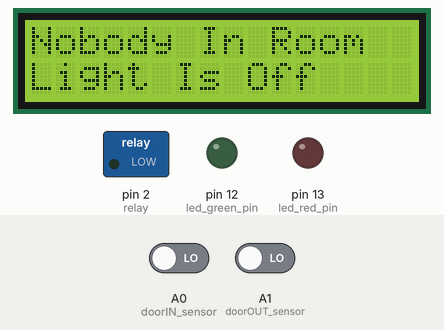
Recording of a sketch running on a simulated Arduino Uno, built with avr-gcc and run on an emulated ATmega328P. On the bench: 16×2 character LCD, switched loads named in the sketch (green lamp = pin HIGH), output pins drawn as LEDs (lit = HIGH). Dashed ring = blinking. The inputs (shaded band) are chosen by the test bench; at power-on: A0 (doorIN_sensor) LOW, A1 (doorOUT_sensor) LOW. What the sketch prints to the serial monitor is not drawn.

Above: at 2.2 s.
2.3 s: A0 (doorIN_sensor) driven HIGH
At 4.3 s:
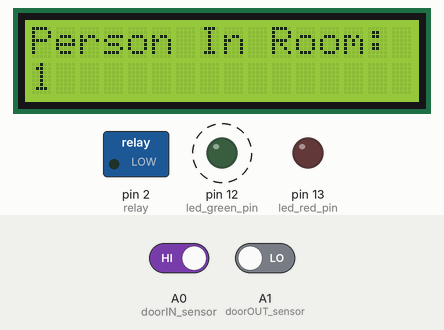
6.4 s: A1 (doorOUT_sensor) driven HIGH
At 8.2 s:
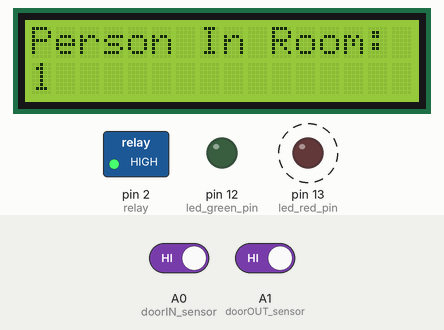
9.0 s: A0 (doorIN_sensor) driven LOW
At 9.9 s:
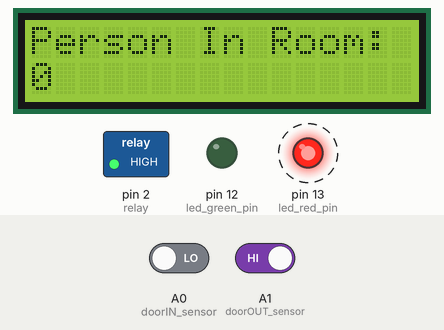
13.1 s: A1 (doorOUT_sensor) driven LOW
At 14.8 s:
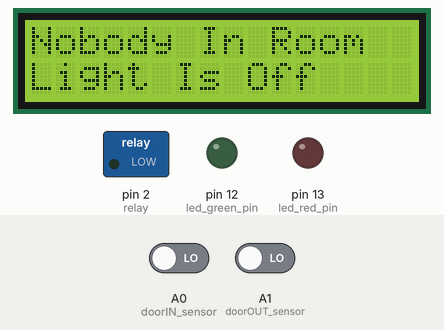
15.1 s: A1 (doorOUT_sensor) driven HIGH
At 16.0 s:
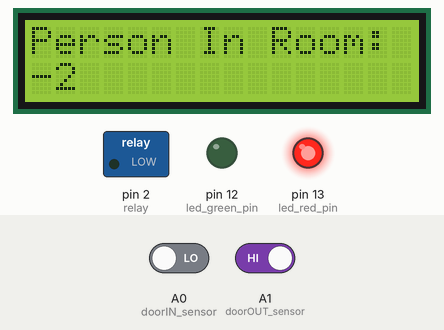
Timing chart, 0 to 18.6 s (numbered marks = the images above; inputs shaded):
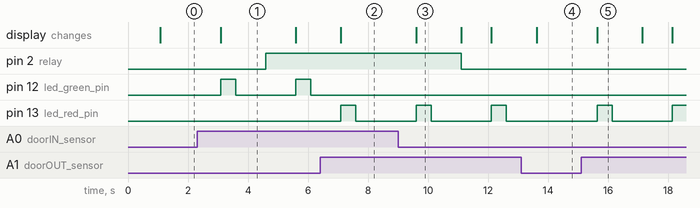

The sketch:

final_project_IR.ino
```cpp
#include <LiquidCrystal.h>

#define doorIN_sensor A0
#define doorOUT_sensor  A1
int led_red_pin = 13;
int led_green_pin = 12;


#define relay 2
int count = 0;


LiquidCrystal lcd(8, 7, 6, 5, 4, 3);


void IN() {

  count++;
  lcd.clear();
  lcd.print("Person In Room:");
  lcd.setCursor(0, 1);
  lcd.print(count);
  digitalWrite(led_green_pin, HIGH);
  delay(500);
  digitalWrite(led_green_pin, LOW);

  delay(1000);

}

void OUT() {
  count--;
  lcd.clear();
  lcd.print("Person In Room:");
  lcd.setCursor(0, 1);
  lcd.print(count);
  digitalWrite(led_red_pin, HIGH);
  delay(500);
  digitalWrite(led_red_pin, LOW);

  delay(1000);


}


void setup()
{

  lcd.begin(16, 2);
  pinMode(doorIN_sensor, INPUT); // Set the human infraredinterface as the input state
  pinMode(doorOUT_sensor, INPUT); // Set the human infraredinterface as the input state
  pinMode(relay, OUTPUT);
  pinMode(led_red_pin, OUTPUT);
  pinMode(led_green_pin, OUTPUT);
  pinMode(led_green_pin, OUTPUT);

  Serial.begin(9600);
  lcd.setCursor(2, 0);
  lcd.print("Smart DETECTOR");
  lcd.setCursor(0, 1);
  lcd.print("Count: ");
  lcd.print(count);
  Serial.flush();
  Serial.println("Initialized");
  delay(1000);
  lcd.clear();

}
void loop()
{
  //int val = digitalRead(doorIN_sensor); // Define parameters to storethe state read by the human infrared sensor

  if (digitalRead(doorIN_sensor))
    IN();
  if (digitalRead(doorOUT_sensor))
    OUT();

  if (count <= 0)
  {
    lcd.clear();
    digitalWrite(relay, LOW);
    lcd.clear();
    lcd.print("Nobody In Room");
    lcd.setCursor(0, 1);
    lcd.print("Light Is Off");

    delay(1000);
  }
  else {
    digitalWrite(relay, HIGH);

    delay(1000);
  }


}
```

Measured:
- after the input at 2.3 s, pin 2 (relay): LOW → HIGH after 2.3 s; pin 12 (led_green_pin): alternates HIGH for 0.50 s and LOW for 2.0 s, starting after 0.79 s; the display: changes after 0.79 s (image 1)
- after the input at 6.4 s, pin 12 (led_green_pin): stays LOW (without the input it goes to HIGH after 1.7 s); pin 13 (led_red_pin): LOW → HIGH after 0.70 s, → LOW 0.50 s later; the display: changes after 0.70 s (image 2)
- after the input at 9.0 s, pin 2 (relay): HIGH → LOW after 2.1 s; pin 12 (led_green_pin): stays LOW (without the input it goes to HIGH after 0.60 s); the display: changes after 0.60 s (image 3)
- after the input at 13.1 s, pin 13 (led_red_pin): stays LOW (without the input it goes to HIGH after 1.5 s)
- after the input at 15.1 s, pin 13 (led_red_pin): LOW → HIGH after 0.54 s, → LOW 0.50 s later, → HIGH 2.0 s later; the display: changes after 0.54 s (image 5)
- what the display in image 1 shows lasts 2.5 s, from 3.1 s to 5.6 s
- what the display in image 3 shows lasts 1.5 s, from 9.6 s to 11.1 s
